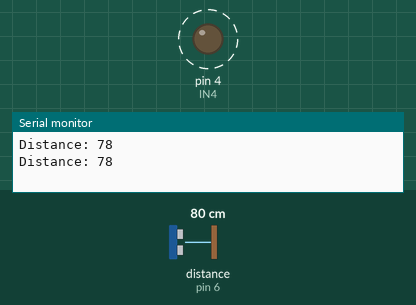
Bench run of a sketch on a simulated Arduino Uno, built with avr-gcc and run on an emulated ATmega328P. Parts: output pins drawn as LEDs (lit = HIGH), the last lines printed to the serial monitor. Wiring (inferred from the names in the program): ultrasonic range finder: trigger pin 5; echo pin 6. Dashed ring = blinking. The inputs (shaded band) are chosen by the test bench; at power-on: distance to the obstacle (sensor on pin 6) 80 cm. The echo pulse lasts 58.3 µs per cm; pins used as bus, display or sensor lines are not drawn.

Above: at 1.9 s.
2.0 s: distance to the obstacle (sensor on pin 6) set to 2 cm
At 3.6 s:
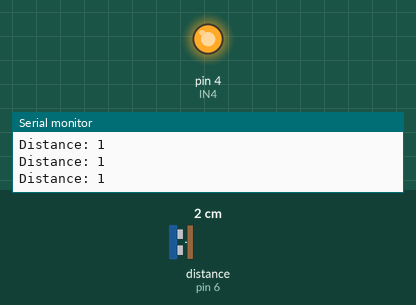
6.4 s: distance to the obstacle (sensor on pin 6) set to 24 cm
At 6.61 s:
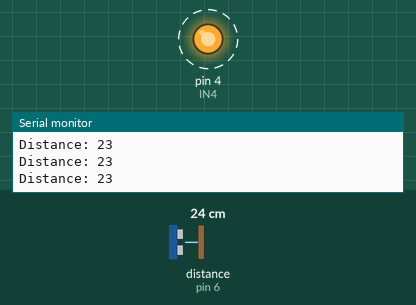
10.8 s: distance to the obstacle (sensor on pin 6) set to 119 cm
12.4 s: distance to the obstacle (sensor on pin 6) set to 122 cm
At 13.4 s:
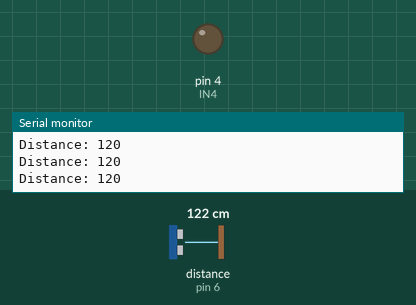
16.8 s: distance to the obstacle (sensor on pin 6) set to 120 cm
At 17.6 s:
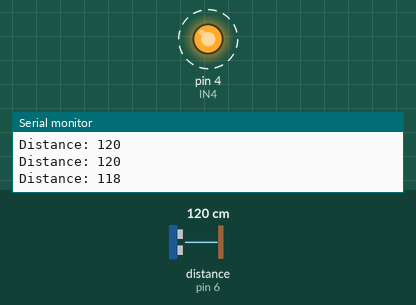
Timing chart, 0 to 22.2 s (numbered marks = the images above; inputs shaded):
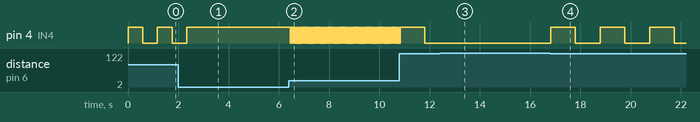

The sketch:

CarParkingSensor.ino.ino
```cpp
#define IN4  4
const int trigPin = 5;
const int echoPin = 6;
// defines variables
long duration;
int distance = 0;
void setup() {
pinMode(trigPin, OUTPUT); // Sets the trigPin as an Output
pinMode(echoPin, INPUT); // Sets the echoPin as an Input
pinMode(4, OUTPUT);
Serial.begin(9600); // Starts the serial communication
}
void loop() {
if ((distance <20)&&(distance > 0)) //if the distance of the sensor is greater than 20cm and less than 0cm turn the buzzer on
  {
  digitalWrite(IN4, HIGH);   // turn the LED on (HIGH is the voltage level)
}
else if ((distance > 21)&&(distance < 120))
  {
  digitalWrite(IN4, HIGH);   // turn the LED on (HIGH is the voltage level)
  delay(10*(distance-20));
  digitalWrite(IN4, LOW);   // turn the LED on (HIGH is the voltage level)
  delay(10*(distance-20));// wait for a set time
  }
else if ((distance > 121)&&(distance < 150)) {
  digitalWrite(IN4, HIGH);   // turn the LED on (HIGH is the voltage level)
  delay(1000);
  digitalWrite(IN4, LOW);   // turn the LED on (HIGH is the voltage level)
  delay(1000);
}
else if (distance > 150){
  digitalWrite(IN4, LOW);
}
delayMicroseconds(10);
// Clears the trigPin
digitalWrite(trigPin, LOW);
delayMicroseconds(2);
// Sets the trigPin on HIGH state for 10 micro seconds
digitalWrite(trigPin, HIGH);
delayMicroseconds(10);
digitalWrite(trigPin, LOW);
// Reads the echoPin, returns the sound wave travel time in microseconds
duration = pulseIn(echoPin, HIGH);
// Calculating the distance
distance= duration*0.034/2;
// Prints the distance on the Serial Monitor
Serial.print("Distance: ");
Serial.println(distance); //distance is the returned integer, it is the distance in cm
}
```

Measured:
- the behaviour switches between 121 and 122 cm on distance to the obstacle (sensor on pin 6) (found by bisection; images 2 and 3)
- after the input at 2.0 s, pin 4 (IN4): goes on until 2.3 s, then stays HIGH
- after the input at 6.4 s, pin 4 (IN4): alternates HIGH for 0.03 s and LOW for 0.03 s, starting after 0.05 s
- after the input at 12.4 s, pin 4 (IN4): stops changing and stays LOW
- after the input at 16.8 s, pin 4 (IN4): alternates HIGH for 0.98 s and LOW for 0.99 s, starting at once
- by itself, pin 4 (IN4): alternates HIGH for 0.58 s and LOW for 0.59 s
